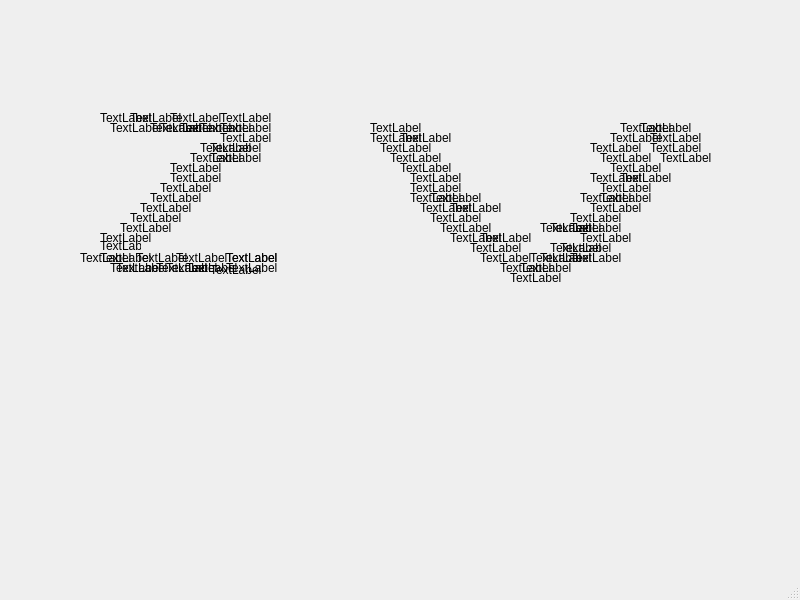
<?xml version="1.0" encoding="UTF-8"?>
<ui version="4.0">
 <class>MainWindow</class>
 <widget class="QMainWindow" name="MainWindow">
  <property name="geometry">
   <rect>
    <x>0</x>
    <y>0</y>
    <width>800</width>
    <height>600</height>
   </rect>
  </property>
  <property name="windowTitle">
   <string>MainWindow</string>
  </property>
  <widget class="QWidget" name="centralwidget">
   <widget class="QLabel" name="label">
    <property name="geometry">
     <rect>
      <x>220</x>
      <y>110</y>
      <width>55</width>
      <height>16</height>
     </rect>
    </property>
    <property name="text">
     <string>TextLabel</string>
    </property>
   </widget>
   <widget class="QLabel" name="label_2">
    <property name="geometry">
     <rect>
      <x>220</x>
      <y>120</y>
      <width>55</width>
      <height>16</height>
     </rect>
    </property>
    <property name="text">
     <string>TextLabel</string>
    </property>
   </widget>
   <widget class="QLabel" name="label_3">
    <property name="geometry">
     <rect>
      <x>200</x>
      <y>140</y>
      <width>55</width>
      <height>16</height>
     </rect>
    </property>
    <property name="text">
     <string>TextLabel</string>
    </property>
   </widget>
   <widget class="QLabel" name="label_4">
    <property name="geometry">
     <rect>
      <x>190</x>
      <y>150</y>
      <width>55</width>
      <height>16</height>
     </rect>
    </property>
    <property name="text">
     <string>TextLabel</string>
    </property>
   </widget>
   <widget class="QLabel" name="label_5">
    <property name="geometry">
     <rect>
      <x>170</x>
      <y>160</y>
      <width>55</width>
      <height>16</height>
     </rect>
    </property>
    <property name="text">
     <string>TextLabel</string>
    </property>
   </widget>
   <widget class="QLabel" name="label_6">
    <property name="geometry">
     <rect>
      <x>170</x>
      <y>170</y>
      <width>55</width>
      <height>16</height>
     </rect>
    </property>
    <property name="text">
     <string>TextLabel</string>
    </property>
   </widget>
   <widget class="QLabel" name="label_7">
    <property name="geometry">
     <rect>
      <x>160</x>
      <y>180</y>
      <width>55</width>
      <height>16</height>
     </rect>
    </property>
    <property name="text">
     <string>TextLabel</string>
    </property>
   </widget>
   <widget class="QLabel" name="label_8">
    <property name="geometry">
     <rect>
      <x>150</x>
      <y>190</y>
      <width>55</width>
      <height>16</height>
     </rect>
    </property>
    <property name="text">
     <string>TextLabel</string>
    </property>
   </widget>
   <widget class="QLabel" name="label_9">
    <property name="geometry">
     <rect>
      <x>140</x>
      <y>200</y>
      <width>55</width>
      <height>16</height>
     </rect>
    </property>
    <property name="text">
     <string>TextLabel</string>
    </property>
   </widget>
   <widget class="QLabel" name="label_10">
    <property name="geometry">
     <rect>
      <x>120</x>
      <y>220</y>
      <width>55</width>
      <height>16</height>
     </rect>
    </property>
    <property name="text">
     <string>TextLabel</string>
    </property>
   </widget>
   <widget class="QLabel" name="label_11">
    <property name="geometry">
     <rect>
      <x>100</x>
      <y>230</y>
      <width>55</width>
      <height>16</height>
     </rect>
    </property>
    <property name="text">
     <string>TextLabel</string>
    </property>
   </widget>
   <widget class="QLabel" name="label_12">
    <property name="geometry">
     <rect>
      <x>100</x>
      <y>236</y>
      <width>41</width>
      <height>20</height>
     </rect>
    </property>
    <property name="text">
     <string>TextLabel</string>
    </property>
   </widget>
   <widget class="QLabel" name="label_13">
    <property name="geometry">
     <rect>
      <x>80</x>
      <y>250</y>
      <width>55</width>
      <height>16</height>
     </rect>
    </property>
    <property name="text">
     <string>TextLabel</string>
    </property>
   </widget>
   <widget class="QLabel" name="label_14">
    <property name="geometry">
     <rect>
      <x>130</x>
      <y>210</y>
      <width>55</width>
      <height>16</height>
     </rect>
    </property>
    <property name="text">
     <string>TextLabel</string>
    </property>
   </widget>
   <widget class="QLabel" name="label_15">
    <property name="geometry">
     <rect>
      <x>150</x>
      <y>120</y>
      <width>55</width>
      <height>16</height>
     </rect>
    </property>
    <property name="text">
     <string>TextLabel</string>
    </property>
   </widget>
   <widget class="QLabel" name="label_16">
    <property name="geometry">
     <rect>
      <x>210</x>
      <y>140</y>
      <width>55</width>
      <height>16</height>
     </rect>
    </property>
    <property name="text">
     <string>TextLabel</string>
    </property>
   </widget>
   <widget class="QLabel" name="label_17">
    <property name="geometry">
     <rect>
      <x>110</x>
      <y>120</y>
      <width>55</width>
      <height>16</height>
     </rect>
    </property>
    <property name="text">
     <string>TextLabel</string>
    </property>
   </widget>
   <widget class="QLabel" name="label_18">
    <property name="geometry">
     <rect>
      <x>170</x>
      <y>110</y>
      <width>55</width>
      <height>16</height>
     </rect>
    </property>
    <property name="text">
     <string>TextLabel</string>
    </property>
   </widget>
   <widget class="QLabel" name="label_19">
    <property name="geometry">
     <rect>
      <x>130</x>
      <y>110</y>
      <width>55</width>
      <height>16</height>
     </rect>
    </property>
    <property name="text">
     <string>TextLabel</string>
    </property>
   </widget>
   <widget class="QLabel" name="label_20">
    <property name="geometry">
     <rect>
      <x>220</x>
      <y>130</y>
      <width>55</width>
      <height>16</height>
     </rect>
    </property>
    <property name="text">
     <string>TextLabel</string>
    </property>
   </widget>
   <widget class="QLabel" name="label_21">
    <property name="geometry">
     <rect>
      <x>160</x>
      <y>120</y>
      <width>55</width>
      <height>16</height>
     </rect>
    </property>
    <property name="text">
     <string>TextLabel</string>
    </property>
   </widget>
   <widget class="QLabel" name="label_22">
    <property name="geometry">
     <rect>
      <x>210</x>
      <y>150</y>
      <width>55</width>
      <height>16</height>
     </rect>
    </property>
    <property name="text">
     <string>TextLabel</string>
    </property>
   </widget>
   <widget class="QLabel" name="label_23">
    <property name="geometry">
     <rect>
      <x>100</x>
      <y>110</y>
      <width>55</width>
      <height>16</height>
     </rect>
    </property>
    <property name="text">
     <string>TextLabel</string>
    </property>
   </widget>
   <widget class="QLabel" name="label_24">
    <property name="geometry">
     <rect>
      <x>180</x>
      <y>120</y>
      <width>55</width>
      <height>16</height>
     </rect>
    </property>
    <property name="text">
     <string>TextLabel</string>
    </property>
   </widget>
   <widget class="QLabel" name="label_25">
    <property name="geometry">
     <rect>
      <x>200</x>
      <y>120</y>
      <width>55</width>
      <height>16</height>
     </rect>
    </property>
    <property name="text">
     <string>TextLabel</string>
    </property>
   </widget>
   <widget class="QLabel" name="label_26">
    <property name="geometry">
     <rect>
      <x>226</x>
      <y>260</y>
      <width>55</width>
      <height>16</height>
     </rect>
    </property>
    <property name="text">
     <string>TextLabel</string>
    </property>
   </widget>
   <widget class="QLabel" name="label_27">
    <property name="geometry">
     <rect>
      <x>116</x>
      <y>260</y>
      <width>55</width>
      <height>16</height>
     </rect>
    </property>
    <property name="text">
     <string>TextLabel</string>
    </property>
   </widget>
   <widget class="QLabel" name="label_28">
    <property name="geometry">
     <rect>
      <x>226</x>
      <y>250</y>
      <width>55</width>
      <height>16</height>
     </rect>
    </property>
    <property name="text">
     <string>TextLabel</string>
    </property>
   </widget>
   <widget class="QLabel" name="label_29">
    <property name="geometry">
     <rect>
      <x>100</x>
      <y>250</y>
      <width>55</width>
      <height>16</height>
     </rect>
    </property>
    <property name="text">
     <string>TextLabel</string>
    </property>
   </widget>
   <widget class="QLabel" name="label_30">
    <property name="geometry">
     <rect>
      <x>166</x>
      <y>260</y>
      <width>55</width>
      <height>16</height>
     </rect>
    </property>
    <property name="text">
     <string>TextLabel</string>
    </property>
   </widget>
   <widget class="QLabel" name="label_31">
    <property name="geometry">
     <rect>
      <x>156</x>
      <y>260</y>
      <width>55</width>
      <height>16</height>
     </rect>
    </property>
    <property name="text">
     <string>TextLabel</string>
    </property>
   </widget>
   <widget class="QLabel" name="label_32">
    <property name="geometry">
     <rect>
      <x>136</x>
      <y>250</y>
      <width>51</width>
      <height>16</height>
     </rect>
    </property>
    <property name="text">
     <string>TextLabel</string>
    </property>
   </widget>
   <widget class="QLabel" name="label_33">
    <property name="geometry">
     <rect>
      <x>176</x>
      <y>250</y>
      <width>55</width>
      <height>16</height>
     </rect>
    </property>
    <property name="text">
     <string>TextLabel</string>
    </property>
   </widget>
   <widget class="QLabel" name="label_34">
    <property name="geometry">
     <rect>
      <x>226</x>
      <y>250</y>
      <width>55</width>
      <height>16</height>
     </rect>
    </property>
    <property name="text">
     <string>TextLabel</string>
    </property>
   </widget>
   <widget class="QLabel" name="label_35">
    <property name="geometry">
     <rect>
      <x>186</x>
      <y>260</y>
      <width>55</width>
      <height>16</height>
     </rect>
    </property>
    <property name="text">
     <string>TextLabel</string>
    </property>
   </widget>
   <widget class="QLabel" name="label_36">
    <property name="geometry">
     <rect>
      <x>210</x>
      <y>260</y>
      <width>51</width>
      <height>20</height>
     </rect>
    </property>
    <property name="text">
     <string>TextLabel</string>
    </property>
   </widget>
   <widget class="QLabel" name="label_37">
    <property name="geometry">
     <rect>
      <x>110</x>
      <y>260</y>
      <width>55</width>
      <height>16</height>
     </rect>
    </property>
    <property name="text">
     <string>TextLabel</string>
    </property>
   </widget>
   <widget class="QLabel" name="label_38">
    <property name="geometry">
     <rect>
      <x>370</x>
      <y>120</y>
      <width>55</width>
      <height>16</height>
     </rect>
    </property>
    <property name="text">
     <string>TextLabel</string>
    </property>
   </widget>
   <widget class="QLabel" name="label_39">
    <property name="geometry">
     <rect>
      <x>370</x>
      <y>130</y>
      <width>55</width>
      <height>16</height>
     </rect>
    </property>
    <property name="text">
     <string>TextLabel</string>
    </property>
   </widget>
   <widget class="QLabel" name="label_40">
    <property name="geometry">
     <rect>
      <x>380</x>
      <y>140</y>
      <width>55</width>
      <height>16</height>
     </rect>
    </property>
    <property name="text">
     <string>TextLabel</string>
    </property>
   </widget>
   <widget class="QLabel" name="label_41">
    <property name="geometry">
     <rect>
      <x>390</x>
      <y>150</y>
      <width>55</width>
      <height>16</height>
     </rect>
    </property>
    <property name="text">
     <string>TextLabel</string>
    </property>
   </widget>
   <widget class="QLabel" name="label_42">
    <property name="geometry">
     <rect>
      <x>400</x>
      <y>160</y>
      <width>55</width>
      <height>16</height>
     </rect>
    </property>
    <property name="text">
     <string>TextLabel</string>
    </property>
   </widget>
   <widget class="QLabel" name="label_43">
    <property name="geometry">
     <rect>
      <x>410</x>
      <y>170</y>
      <width>55</width>
      <height>16</height>
     </rect>
    </property>
    <property name="text">
     <string>TextLabel</string>
    </property>
   </widget>
   <widget class="QLabel" name="label_44">
    <property name="geometry">
     <rect>
      <x>410</x>
      <y>180</y>
      <width>55</width>
      <height>16</height>
     </rect>
    </property>
    <property name="text">
     <string>TextLabel</string>
    </property>
   </widget>
   <widget class="QLabel" name="label_45">
    <property name="geometry">
     <rect>
      <x>410</x>
      <y>190</y>
      <width>55</width>
      <height>16</height>
     </rect>
    </property>
    <property name="text">
     <string>TextLabel</string>
    </property>
   </widget>
   <widget class="QLabel" name="label_46">
    <property name="geometry">
     <rect>
      <x>420</x>
      <y>200</y>
      <width>55</width>
      <height>16</height>
     </rect>
    </property>
    <property name="text">
     <string>TextLabel</string>
    </property>
   </widget>
   <widget class="QLabel" name="label_47">
    <property name="geometry">
     <rect>
      <x>430</x>
      <y>210</y>
      <width>55</width>
      <height>16</height>
     </rect>
    </property>
    <property name="text">
     <string>TextLabel</string>
    </property>
   </widget>
   <widget class="QLabel" name="label_48">
    <property name="geometry">
     <rect>
      <x>440</x>
      <y>220</y>
      <width>55</width>
      <height>16</height>
     </rect>
    </property>
    <property name="text">
     <string>TextLabel</string>
    </property>
   </widget>
   <widget class="QLabel" name="label_49">
    <property name="geometry">
     <rect>
      <x>450</x>
      <y>230</y>
      <width>55</width>
      <height>16</height>
     </rect>
    </property>
    <property name="text">
     <string>TextLabel</string>
    </property>
   </widget>
   <widget class="QLabel" name="label_50">
    <property name="geometry">
     <rect>
      <x>470</x>
      <y>240</y>
      <width>55</width>
      <height>16</height>
     </rect>
    </property>
    <property name="text">
     <string>TextLabel</string>
    </property>
   </widget>
   <widget class="QLabel" name="label_51">
    <property name="geometry">
     <rect>
      <x>480</x>
      <y>250</y>
      <width>55</width>
      <height>16</height>
     </rect>
    </property>
    <property name="text">
     <string>TextLabel</string>
    </property>
   </widget>
   <widget class="QLabel" name="label_52">
    <property name="geometry">
     <rect>
      <x>500</x>
      <y>260</y>
      <width>55</width>
      <height>16</height>
     </rect>
    </property>
    <property name="text">
     <string>TextLabel</string>
    </property>
   </widget>
   <widget class="QLabel" name="label_53">
    <property name="geometry">
     <rect>
      <x>530</x>
      <y>250</y>
      <width>55</width>
      <height>16</height>
     </rect>
    </property>
    <property name="text">
     <string>TextLabel</string>
    </property>
   </widget>
   <widget class="QLabel" name="label_54">
    <property name="geometry">
     <rect>
      <x>590</x>
      <y>140</y>
      <width>55</width>
      <height>16</height>
     </rect>
    </property>
    <property name="text">
     <string>TextLabel</string>
    </property>
   </widget>
   <widget class="QLabel" name="label_55">
    <property name="geometry">
     <rect>
      <x>600</x>
      <y>150</y>
      <width>55</width>
      <height>16</height>
     </rect>
    </property>
    <property name="text">
     <string>TextLabel</string>
    </property>
   </widget>
   <widget class="QLabel" name="label_57">
    <property name="geometry">
     <rect>
      <x>540</x>
      <y>220</y>
      <width>55</width>
      <height>16</height>
     </rect>
    </property>
    <property name="text">
     <string>TextLabel</string>
    </property>
   </widget>
   <widget class="QLabel" name="label_58">
    <property name="geometry">
     <rect>
      <x>550</x>
      <y>240</y>
      <width>55</width>
      <height>16</height>
     </rect>
    </property>
    <property name="text">
     <string>TextLabel</string>
    </property>
   </widget>
   <widget class="QLabel" name="label_59">
    <property name="geometry">
     <rect>
      <x>540</x>
      <y>250</y>
      <width>55</width>
      <height>16</height>
     </rect>
    </property>
    <property name="text">
     <string>TextLabel</string>
    </property>
   </widget>
   <widget class="QLabel" name="label_60">
    <property name="geometry">
     <rect>
      <x>550</x>
      <y>220</y>
      <width>55</width>
      <height>16</height>
     </rect>
    </property>
    <property name="text">
     <string>TextLabel</string>
    </property>
   </widget>
   <widget class="QLabel" name="label_61">
    <property name="geometry">
     <rect>
      <x>570</x>
      <y>210</y>
      <width>55</width>
      <height>16</height>
     </rect>
    </property>
    <property name="text">
     <string>TextLabel</string>
    </property>
   </widget>
   <widget class="QLabel" name="label_62">
    <property name="geometry">
     <rect>
      <x>580</x>
      <y>190</y>
      <width>55</width>
      <height>16</height>
     </rect>
    </property>
    <property name="text">
     <string>TextLabel</string>
    </property>
   </widget>
   <widget class="QLabel" name="label_63">
    <property name="geometry">
     <rect>
      <x>590</x>
      <y>170</y>
      <width>55</width>
      <height>16</height>
     </rect>
    </property>
    <property name="text">
     <string>TextLabel</string>
    </property>
   </widget>
   <widget class="QLabel" name="label_64">
    <property name="geometry">
     <rect>
      <x>620</x>
      <y>120</y>
      <width>55</width>
      <height>16</height>
     </rect>
    </property>
    <property name="text">
     <string>TextLabel</string>
    </property>
   </widget>
   <widget class="QLabel" name="label_65">
    <property name="geometry">
     <rect>
      <x>610</x>
      <y>130</y>
      <width>55</width>
      <height>16</height>
     </rect>
    </property>
    <property name="text">
     <string>TextLabel</string>
    </property>
   </widget>
   <widget class="QLabel" name="label_66">
    <property name="geometry">
     <rect>
      <x>590</x>
      <y>200</y>
      <width>55</width>
      <height>16</height>
     </rect>
    </property>
    <property name="text">
     <string>TextLabel</string>
    </property>
   </widget>
   <widget class="QLabel" name="label_67">
    <property name="geometry">
     <rect>
      <x>560</x>
      <y>240</y>
      <width>55</width>
      <height>16</height>
     </rect>
    </property>
    <property name="text">
     <string>TextLabel</string>
    </property>
   </widget>
   <widget class="QLabel" name="label_68">
    <property name="geometry">
     <rect>
      <x>570</x>
      <y>220</y>
      <width>55</width>
      <height>16</height>
     </rect>
    </property>
    <property name="text">
     <string>TextLabel</string>
    </property>
   </widget>
   <widget class="QLabel" name="label_69">
    <property name="geometry">
     <rect>
      <x>610</x>
      <y>160</y>
      <width>55</width>
      <height>16</height>
     </rect>
    </property>
    <property name="text">
     <string>TextLabel</string>
    </property>
   </widget>
   <widget class="QLabel" name="label_70">
    <property name="geometry">
     <rect>
      <x>640</x>
      <y>120</y>
      <width>55</width>
      <height>16</height>
     </rect>
    </property>
    <property name="text">
     <string>TextLabel</string>
    </property>
   </widget>
   <widget class="QLabel" name="label_71">
    <property name="geometry">
     <rect>
      <x>650</x>
      <y>130</y>
      <width>55</width>
      <height>16</height>
     </rect>
    </property>
    <property name="text">
     <string>TextLabel</string>
    </property>
   </widget>
   <widget class="QLabel" name="label_72">
    <property name="geometry">
     <rect>
      <x>600</x>
      <y>180</y>
      <width>55</width>
      <height>16</height>
     </rect>
    </property>
    <property name="text">
     <string>TextLabel</string>
    </property>
   </widget>
   <widget class="QLabel" name="label_73">
    <property name="geometry">
     <rect>
      <x>580</x>
      <y>230</y>
      <width>55</width>
      <height>16</height>
     </rect>
    </property>
    <property name="text">
     <string>TextLabel</string>
    </property>
   </widget>
   <widget class="QLabel" name="label_74">
    <property name="geometry">
     <rect>
      <x>570</x>
      <y>250</y>
      <width>55</width>
      <height>16</height>
     </rect>
    </property>
    <property name="text">
     <string>TextLabel</string>
    </property>
   </widget>
   <widget class="QLabel" name="label_75">
    <property name="geometry">
     <rect>
      <x>620</x>
      <y>170</y>
      <width>55</width>
      <height>16</height>
     </rect>
    </property>
    <property name="text">
     <string>TextLabel</string>
    </property>
   </widget>
   <widget class="QLabel" name="label_76">
    <property name="geometry">
     <rect>
      <x>650</x>
      <y>140</y>
      <width>55</width>
      <height>16</height>
     </rect>
    </property>
    <property name="text">
     <string>TextLabel</string>
    </property>
   </widget>
   <widget class="QLabel" name="label_77">
    <property name="geometry">
     <rect>
      <x>660</x>
      <y>150</y>
      <width>55</width>
      <height>16</height>
     </rect>
    </property>
    <property name="text">
     <string>TextLabel</string>
    </property>
   </widget>
   <widget class="QLabel" name="label_78">
    <property name="geometry">
     <rect>
      <x>600</x>
      <y>190</y>
      <width>55</width>
      <height>16</height>
     </rect>
    </property>
    <property name="text">
     <string>TextLabel</string>
    </property>
   </widget>
   <widget class="QLabel" name="label_79">
    <property name="geometry">
     <rect>
      <x>520</x>
      <y>260</y>
      <width>55</width>
      <height>16</height>
     </rect>
    </property>
    <property name="text">
     <string>TextLabel</string>
    </property>
   </widget>
   <widget class="QLabel" name="label_80">
    <property name="geometry">
     <rect>
      <x>480</x>
      <y>230</y>
      <width>55</width>
      <height>16</height>
     </rect>
    </property>
    <property name="text">
     <string>TextLabel</string>
    </property>
   </widget>
   <widget class="QLabel" name="label_81">
    <property name="geometry">
     <rect>
      <x>430</x>
      <y>190</y>
      <width>55</width>
      <height>16</height>
     </rect>
    </property>
    <property name="text">
     <string>TextLabel</string>
    </property>
   </widget>
   <widget class="QLabel" name="label_82">
    <property name="geometry">
     <rect>
      <x>400</x>
      <y>130</y>
      <width>55</width>
      <height>16</height>
     </rect>
    </property>
    <property name="text">
     <string>TextLabel</string>
    </property>
   </widget>
   <widget class="QLabel" name="label_84">
    <property name="geometry">
     <rect>
      <x>450</x>
      <y>200</y>
      <width>55</width>
      <height>16</height>
     </rect>
    </property>
    <property name="text">
     <string>TextLabel</string>
    </property>
   </widget>
   <widget class="QLabel" name="label_85">
    <property name="geometry">
     <rect>
      <x>510</x>
      <y>270</y>
      <width>55</width>
      <height>16</height>
     </rect>
    </property>
    <property name="text">
     <string>TextLabel</string>
    </property>
   </widget>
  </widget>
  <widget class="QMenuBar" name="menubar">
   <property name="geometry">
    <rect>
     <x>0</x>
     <y>0</y>
     <width>800</width>
     <height>26</height>
    </rect>
   </property>
  </widget>
  <widget class="QStatusBar" name="statusbar"/>
 </widget>
 <resources/>
 <connections/>
</ui>
